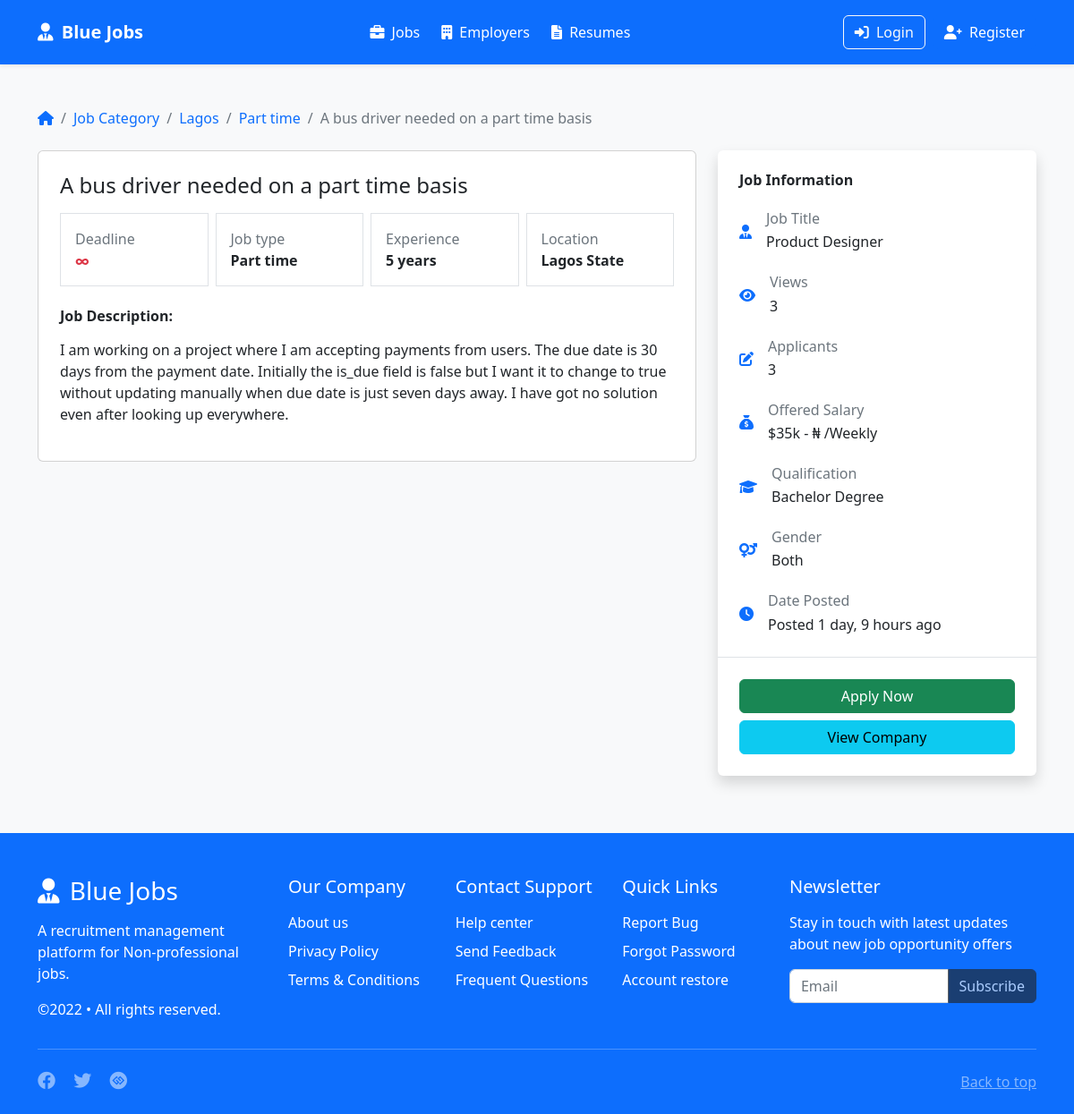
The page /jobs/a-bus-driver-needed-on-a-part-time-basis/ on the database its author committed.
### jobs/models.py (models this page shows, shortened)
class Job(models.Model):
    class JobStatus(models.TextChoices):
        ACTIVE = 'A', _('Active')
        INACTIVE = 'I', _('Inactive')
    class SalarySchedule(models.TextChoices):
        HOURLY = 'H', _('Hourly')
        DAILY = 'D', _('Daily')
        WEEKLY = 'W', _('Weekly')
        MONTHLY = 'M', _('Monthly')
        YEARLY = 'Y', _('Yearly')
    class GenderStatus(models.TextChoices):
        MALE = 'M', _('Male')
        FEMALE = 'F', _('Female')
    title = models.CharField(verbose_name=_('Title'), max_length=255)
    slug = models.SlugField(verbose_name=_('Slug'), max_length=255, unique=True)
    description = models.TextField(_('Description')) # use RichTextEditor
    salary_mode = models.CharField(
        _('Salary Mode'), max_length=1, choices=SalarySchedule.choices)
    base_salary_amount = models.PositiveIntegerField()
    maximum_salary_amount = models.PositiveIntegerField(blank=True)
    experience = models.PositiveIntegerField(_('Years of experience'),
                                             blank=True, null=True)
    vacancy = models.PositiveIntegerField(blank=True, null=True)
    application_deadline = models.DateField(blank=True, null=True)
    qualification_title = models.CharField(_('Qualification title'), max_length=50, blank=True)
    gender = models.CharField(max_length=1, choices=GenderStatus.choices, blank=True)
    status = models.CharField(
        max_length=1, choices=JobStatus.choices, default=JobStatus.ACTIVE)
    category = models.ForeignKey(Category, verbose_name=_('Category'), null=True,
                                 related_name='jobs', on_delete=models.SET_NULL)
    jobtype = models.ForeignKey(JobType, verbose_name=_('Job Type'), null=True,
                                on_delete=models.SET_NULL)
    company = models.ForeignKey(Company, verbose_name=_('Company'),
                                related_name='jobs', on_delete=models.CASCADE)
    address = models.CharField(max_length=255, blank=True)
    state = models.ForeignKey(State, verbose_name=_('State'), null=True,
                              on_delete=models.SET_NULL)
    impressions = models.PositiveIntegerField(default=0)
    sponsored = models.BooleanField(_('Sponsored'), default=False)
    created = models.DateTimeField(auto_now_add=True)
    updated = models.DateTimeField(auto_now=True)
    objects = models.Manager()
    active = ActiveJobManager()
    class Meta:
        verbose_name = _('Job')
        verbose_name_plural = _('Jobs')
        ordering = ['-created']
    def save(self, *args, **kwargs):
        if not self.slug:
            self.slug = slugify(self.title)
        super().save(*args, **kwargs)

class State(models.Model):
    name = models.CharField(_('Name'), unique=True, max_length=25)
    slug = models.SlugField(_('Slug'), unique=True, max_length=25)
    class Meta:
        verbose_name = _('State')
        verbose_name_plural = _('States')
        ordering = ['name']
    def __str__(self):
        return self.name

class JobType(models.Model):
    name = models.CharField(_('Name'), unique=True, max_length=15)
    slug = models.SlugField(_('Slug'), unique=True, max_length=15)
    class Meta:
        verbose_name = _('Job Type')
        verbose_name_plural = _('Job Types')
        ordering = ['name']
    def __str__(self):
        return self.name

### jobs/views.py (the view)
# urls.py: path('<slug:slug>/', views.job_detail, name='detail'),
def job_detail(request, slug):
    job = get_object_or_404(Job, slug=slug)
    session_key = 'viewed_job_{}'.format(job.pk)
    if not request.session.get(session_key, False):
        job.impressions += 1
        job.save()
        request.session[session_key] = True
    template = 'job_detail.html'
    context = {
        'job': job,
    }
    return render(request, template, context)

### templates/job_detail.html (shortened to what this page needs)
{% extends "base.html" %}
{% load humanize %}
{% block content %}
<section class="py-5 bg-light">
    <div class="container mb-3">
        <nav aria-label="breadcrumb" class="mb-4">
            <ol class="breadcrumb">
                <li class="breadcrumb-item"><a href="{% url 'home' %}"><i class="fa-solid fa-home text-primary"></i></a></li>
                <li class="breadcrumb-item"><a href="#" class="text-decoration-none">Job Category</a></li>
                <li class="breadcrumb-item"><a href="#" class="text-decoration-none">{{ job.state }}</a></li>
                <li class="breadcrumb-item"><a href="#" class="text-decoration-none">{{ job.jobtype }}</a></li>
                <li class="breadcrumb-item active" aria-current="page">{{ job.title }}</li>
            </ol>
        </nav>
        <div class="row">
            <div class="col-lg-8">
                <div class="card p-4">
                    <h4 class="mb-3">{{ job.title }}</h4>
                    <div class="row g-2">
                        <div class="col-lg-3">
                            <div class="border p-3">
                                <p class="text-muted mb-0">Deadline</p>
                                <p class="fw-bold text-danger mb-0">{% if job.application_deadline %}{{ job.application_deadline }}{% else %}&infin;{% endif %}</p>
                            </div>
                        </div>
                        <div class="col-lg-3">
                            <div class="border p-3">
                                <p class="text-muted mb-0">Job type</p>
                                <p class="fw-bold mb-0">{{ job.jobtype }}</p>
                            </div>
                        </div>
                        <div class="col-lg-3">
                            <div class="border p-3">
                                <p class="text-muted mb-0">Experience</p>
                                <p class="fw-bold mb-0">{% if job.experience %}{{ job.experience }} year{{ job.experience|pluralize }}{% else %}-{% endif %}</p>
                            </div>
                        </div>
                        <div class="col-lg-3">
                            <div class="border p-3">
                                <p class="text-muted mb-0">Location</p>
                                <p class="fw-bold mb-0">{{ job.state }} State</p>
                            </div>
                        </div>
                    </div>
                    <div class="mt-4">
                        <h6 class="fw-bold mb-3">Job Description:</h6>
                        <p class="mb-2">{{ job.description|linebreaks|safe }}</p>
                    </div>
                </div>
            </div>
            <div class="col-lg-4">
                <div class="card shadow border-0">
                    <div class="p-4">
                        <h6 class="fw-bold mb-3">Job Information</h6>
                        <div class="d-flex align-items-center mt-4">
                            <div class="flex-shrink-0">
                                <i class="fas fa-user-tie text-primary"></i>
                            </div>
                            <div class="ms-3">
                                <h6 class="mb-1 text-muted">Job Title</h6>
                                <p class="mb-0">Product Designer</p>
                            </div>
                        </div>
                        <div class="d-flex align-items-center mt-4">
                            <div class="flex-shrink-0">
                                <i class="fa-solid fa-eye text-primary"></i>
                            </div>
                            <div class="ms-3">
                                <h6 class="mb-1 text-muted">Views</h6>
                                <p class="mb-0">{{ job.impressions }}</p>
                            </div>
                        </div>
                        <div class="d-flex align-items-center mt-4">
                            <div class="flex-shrink-0">
                                <i class="fa-solid fa-pen-to-square text-primary"></i>
                            </div>
                            <div class="ms-3">
                                <h6 class="mb-1 text-muted">Applicants</h6>
                                <p class="mb-0">3</p>
                            </div>
                        </div>
                        <div class="d-flex align-items-center mt-4">
                            <div class="flex-shrink-0">
                                <i class="fa-solid fa-sack-dollar text-primary"></i>
                            </div>
                            <div class="ms-3">
                                <h6 class="mb-1 text-muted">Offered Salary</h6>
                                <p class="mb-0">$35k - &#8358;{{ job.salary_amount|intcomma }} /{{ job.get_salary_mode_display }}</p>
                            </div>
                        </div>
                        <div class="d-flex align-items-center mt-4">
                            <div class="flex-shrink-0">
                                <i class="fa-solid fa-graduation-cap text-primary"></i>
                            </div>
                            <div class="ms-3">
                                <h6 class="mb-1 text-muted">Qualification</h6>
                                <p class="mb-0">Bachelor Degree</p>
                            </div>
                        </div>
                        <div class="d-flex align-items-center mt-4">
                            <div class="flex-shrink-0">
                                <i class="fa-solid fa-venus-mars text-primary"></i>
                            </div>
                            <div class="ms-3">
                                <h6 class="mb-1 text-muted">Gender</h6>
                                <p class="mb-0">Both</p>
                            </div>
                        </div>
                        <div class="d-flex align-items-center mt-4">
                            <div class="flex-shrink-0">
                                <i class="fa-solid fa-clock text-primary"></i>
                            </div>
                            <div class="ms-3">
                                <h6 class="mb-1 text-muted">Date Posted</h6>
                                <p class="mb-0">Posted {{ job.created|timesince }} ago</p>
                            </div>
                        </div>
                    </div>
                    <div class="border-top p-4">
                        <a href="#" class="btn btn-success mb-2 w-100">Apply Now</a>
                        <a href="#" class="btn btn-info w-100">View Company</a>
                    </div>
                </div>
            </div>
        </div>
    </div>
</section>
{% endblock %}

### rows shown on the page
Job: state "Lagos", jobtype "Part time", title "A bus driver needed on a part time basis", experience "5", description "I am working on a project where I am accepting payments from users. The due date is 30 days from the payment date. Initially the is_due field is false but I want it to change to true without updating manually when due date is just seven days away. I have got no solution even after looking up everywhere.", impressions "3", salary_mode "Weekly", created "1 day, 9 hours"
